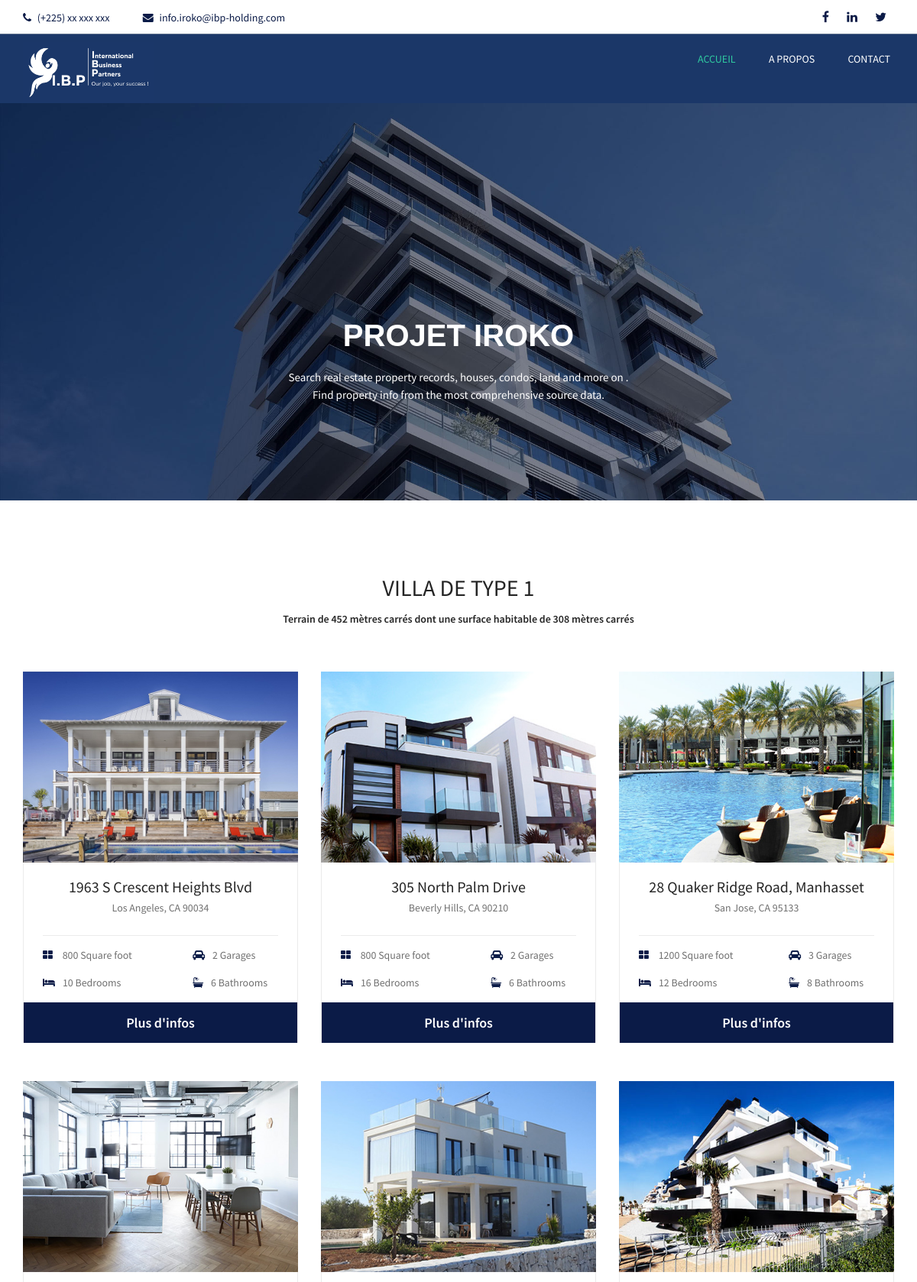
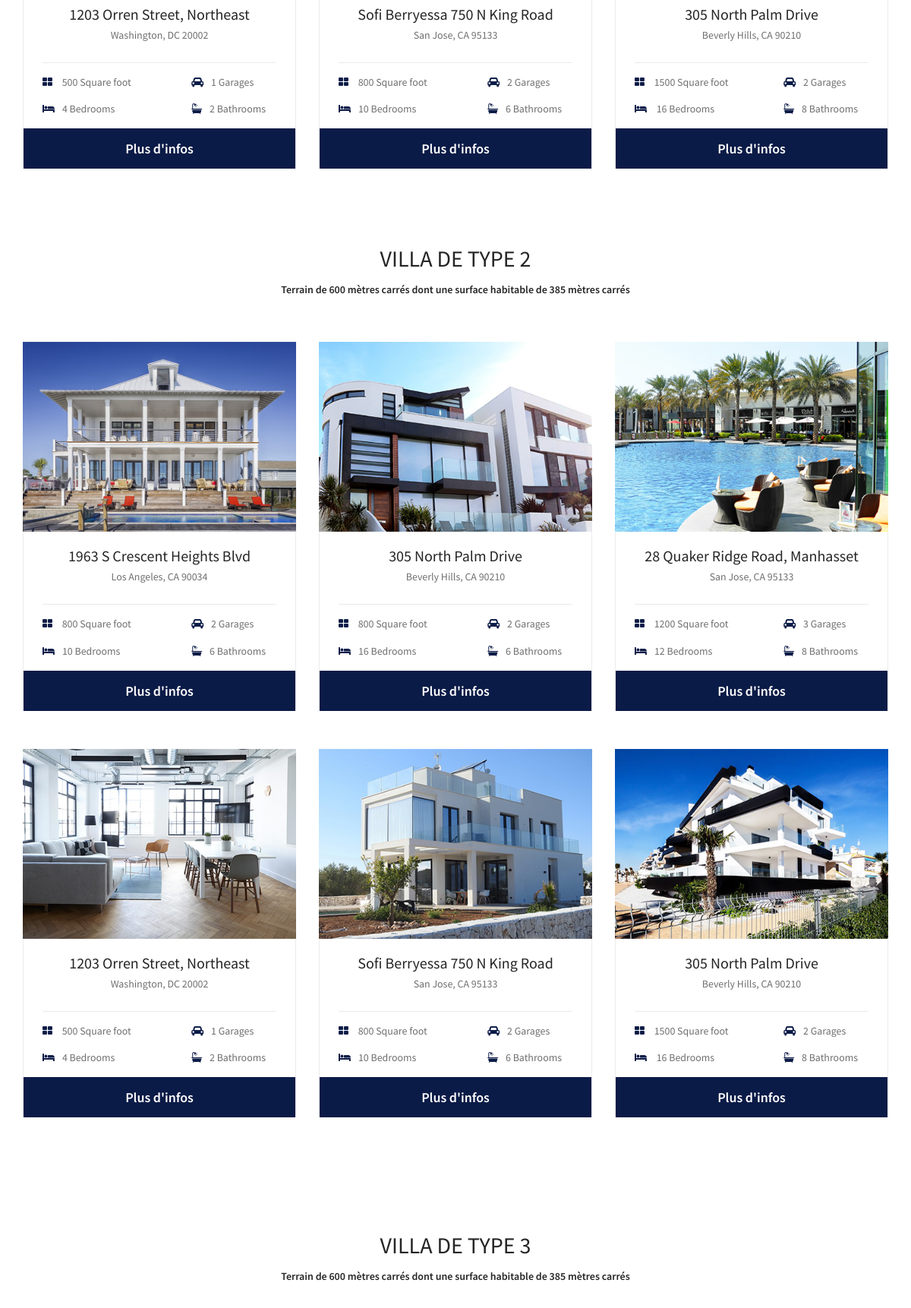
Page /Dashboard/index.php (upper part) on the committed database (2 pictures, top to bottom).
### tables this page shows
CREATE TABLE IF NOT EXISTS `type1` (
  `id` int(11) NOT NULL AUTO_INCREMENT,
  `titre` varchar(255) NOT NULL,
  `sous_titre` varchar(255) NOT NULL,
  `icon1` varchar(255) NOT NULL,
  `icon2` varchar(255) NOT NULL,
  `icon3` varchar(255) NOT NULL,
  `icon4` varchar(255) NOT NULL,
  `contenu` varchar(255) NOT NULL,
  `date_time_publication` datetime NOT NULL,
  `confirme` tinyint(1) NOT NULL DEFAULT '0',
  PRIMARY KEY (`id`)
);

CREATE TABLE IF NOT EXISTS `type2` (
  `id` int(11) NOT NULL AUTO_INCREMENT,
  `titre` varchar(255) NOT NULL,
  `sous_titre` varchar(255) NOT NULL,
  `icon1` varchar(255) NOT NULL,
  `icon2` varchar(255) NOT NULL,
  `icon3` varchar(255) NOT NULL,
  `icon4` varchar(255) NOT NULL,
  `contenu` varchar(255) NOT NULL,
  `date_time_publication` datetime NOT NULL,
  `confirme` tinyint(1) NOT NULL DEFAULT '0',
  PRIMARY KEY (`id`)
);

### Dashboard/index.php (the view, shortened to what this page needs)
<!DOCTYPE html>
<html lang="fr">
<head>
	<link rel="stylesheet" href="css/bootstrap.min.css" />
	<link rel="stylesheet" href="css/font-awesome.min.css" />
	<link rel="stylesheet" href="css/animate.css" />
	<link rel="stylesheet" href="css/owl.carousel.css" />
	<link rel="stylesheet" href="css/style.css" />
	<link rel="stylesheet" href="css/popup.css" />
</head>
<body>
	<header class="header-section">
		<div class="header-top">
			<div class="container">
				<div class="row">
					<div class="col-lg-6 header-top-left">
						<div class="top-info">
							<i class="fa fa-phone"></i>
							(+225) xx xxx xxx
						</div>
						<div class="top-info">
							<i class="fa fa-envelope"></i>
							info.iroko@ibp-holding.com
						</div>
					</div>
					<div class="col-lg-6 text-lg-right header-top-right">
						<div class="top-social">
							<a href=""><i class="fa fa-facebook"></i></a>
							<a href=""><i class="fa fa-linkedin"></i></a>
							<a href=""><i class="fa fa-twitter"></i></a>
						</div>
					</div>
				</div>
			</div>
		</div>
		<div class="container">
			<div class="row">
				<div class="col-12">
					<div class="site-navbar">
						<a target="_blank" href="http://www.ibp.ibp-holding.com/"><img src="img/ibp/logo5.png" class="ibp"></a>
						<ul class="main-menu">
							<li><a href="index.php" class="active">Accueil</a></li>
							<li><a href="about.php">A Propos</a></li>
							<li><a href="contact.php">Contact</a></li>
						</ul>
					</div>
				</div>
			</div>
		</div>
	</header>
	<section class="hero-section set-bg" data-setbg="img/bg.jpg">
		<div class="container hero-text text-white">
			<h2 class="site-logo">PROJET IROKO</h2>
			<p>Search real estate property records, houses, condos, land and more on .<br>Find property info from the most comprehensive source data.</p>
		</div>
	</section>
	<?php
	$bdd = new PDO('mysql:host=127.0.0.1;dbname=projet_iroko', 'root', '');
	$liste = $bdd->query('SELECT * FROM type1 ORDER BY date_time_publication ASC ');
	?>
	<section class="feature-section spad" id="gallery1">
		<div class="container">
			<div class="section-title text-center" id="gallery">
				<h3> Villa de Type 1</h3>
				<h6>Terrain de 452 mètres carrés dont une surface habitable de 308 mètres carrés </h6>
			</div>
			<div class="row">
				<?php
				while ($l = $liste->fetch()) {
				?>
					<div class="col-lg-4 col-md-6">
						<div class="feature-item">
							<div class="feature-pic set-bg" data-setbg="img/feature/<?= $l['id'] ?>.jpg">
							</div>
							<div class="feature-text">
								<div class="text-center feature-title">
									<h5><?= $l['titre'] ?></h5>
									<p> <?= $l['sous_titre'] ?></p>
								</div>
								<div class="room-info-warp">
									<div class="room-info">
										<div class="rf-left">
											<p><i class="fa fa-th-large"></i> <?= $l['icon1'] ?></p>
											<p><i class="fa fa-bed"></i><?= $l['icon2'] ?></p>
										</div>
										<div class="rf-right">
											<p><i class="fa fa-car"></i><?= $l['icon3'] ?></p>
											<p><i class="fa fa-bath"></i><?= $l['icon4'] ?></p>
										</div>
									</div>
								</div>
								<a href="#<?= $l['id'] ?>" class="room-price">Plus d'infos</a>
							</div>
						</div>
					</div>
				<?php
				}
				?>
			</div>
		</div>
	</section>
	<?php
	$bdd = new PDO('mysql:host=127.0.0.1;dbname=projet_iroko', 'root', '');
	$liste = $bdd->query('SELECT * FROM type2 ORDER BY date_time_publication ASC ');
	?>
	<section class="feature-section spad2" id="gallery2">
		<div class="container">
			<div class="section-title text-center">
				<h3> Villa de Type 2</h3>
				<h6>Terrain de 600 mètres carrés dont une surface habitable de 385 mètres carrés </h6>
			</div>
			<div class="row">
				<?php
				while ($l = $liste->fetch()) {
				?>
					<div class="col-lg-4 col-md-6">
						<div class="feature-item">
							<div class="feature-pic set-bg" data-setbg="img/feature/<?= $l['id'] ?>.jpg">
							</div>
							<div class="feature-text">
								<div class="text-center feature-title">
									<h5><?= $l['titre'] ?></h5>
									<p> <?= $l['sous_titre'] ?></p>
								</div>
								<div class="room-info-warp">
									<div class="room-info">
										<div class="rf-left">
											<p><i class="fa fa-th-large"></i> <?= $l['icon1'] ?></p>
											<p><i class="fa fa-bed"></i><?= $l['icon2'] ?></p>
										</div>
										<div class="rf-right">
											<p><i class="fa fa-car"></i><?= $l['icon3'] ?></p>
											<p><i class="fa fa-bath"></i><?= $l['icon4'] ?></p>
										</div>
									</div>
								</div>
								<a href="#gal" class="room-price">Plus d'infos</a>
							</div>
						</div>
					</div>
				<?php
				}
				?>
			</div>
		</div>
	</section>
	<section class="feature-section spad" id="gallery3">
		<div class="container">
			<div class="section-title text-center">
				<h3> Villa de Type 3</h3>
				<h6>Terrain de 600 mètres carrés dont une surface habitable de 385 mètres carrés </h6>
			</div>
		</div>
	</section>
</body>
</html>

### css/style.css (style rules this page uses)
html, body { height: 100%; font-family: 'Source Sans Pro', sans-serif; -webkit-font-smoothing: antialiased; font-synthesis: antialiased; }
h1, h2, h3, h4, h5, h6 { margin: 0; font-weight: 600; color: #252525; }
h2 { font-size: 36px; }
h3 { font-size: 30px; }
h5 { font-size: 20px; }
h6 { font-size: 14px; }
p { font-size: 13.9px; color: #707070; }
img { max-width: 100%; }
ul, ol { padding: 0; margin: 0; }
.section-title { margin-bottom: 60px; }
.section-title h3 { font-weight: 400; margin-bottom: 15px; text-transform: uppercase; }
.set-bg { background-repeat: no-repeat; background-size: cover; background-position: top center; }
.spad { padding-top: 150px; padding-bottom: 100px; }
.text-white h1, .text-white h2, .text-white h3, .text-white h4, .text-white h5, .text-white p, .text-white span, .text-white li, .text-white a { color: #fff; }
.header-section { width: 100%; left: 0; top: 0; z-index: 99; background-color: #1B3768; }
.header-top { padding: 10px 0; border-bottom: 1px solid #667792; margin-bottom: 10px; background-color: #fff; }
.top-info { font-size: 14px; color: #0b1b47; display: inline-block; }
.top-info i { margin-right: 5px; }
.top-info:first-child { margin-right: 40px; }
.top-social { display: inline-block; }
.top-social a { color: #0b1b47; margin: 0 10px; }
.site-logo { display: inline-block; color: #fff; font-size: 40px; font-family: Arial, Helvetica, sans-serif; }
.ibp { width: 15%; }
.main-menu { float: right; list-style: none; }
.main-menu li { display: inline; }
.main-menu li a { display: inline-block; color: #fff; text-transform: uppercase; margin-left: 30px; padding: 12px 5px; font-size: 14px; }
.hero-section { position: relative; height: 65vh; margin-bottom: -54px; }
.hero-text { padding-top: 35vh; text-align: center; }
.hero-text h2 { text-transform: uppercase; margin-bottom: 20px; }
.hero-text p { font-size: 15px; }
.feature-section .container { margin-bottom: -50px; }
.feature-item { margin-bottom: 50px; }
.feature-item .room-price { display: block; font-size: 18px; font-weight: 600; background: #fff; text-align: center; padding: 13px; background: #0b1b47; color: #fff; }
.feature-pic { height: 250px; }
.feature-text { border-left: 1px solid #ebebeb; border-right: 1px solid #ebebeb; }
.feature-title { padding-top: 20px; }
.feature-title h5 { font-weight: 400; margin-bottom: 5px; }
.feature-title p { margin-bottom: 0; }
.room-info-warp { padding: 25px; padding-bottom: 0; }
.room-info { border-top: 1px solid #ebebeb; padding-top: 15px; overflow: hidden; }
.room-info p { margin-bottom: 15px; }
.room-info p i { color: #0b1b47; margin-right: 10px; }
.room-info:last-child .rf-right { padding-right: 14px; }
.room-info .rf-left { float: left; }
.room-info .rf-right { float: right; }
.active { color: #30caa0 !important; }
@media (min-width: 1200px) { .container { max-width: 1170px; } }

### rows in the picture
type1: shows a picture, titre "1963 S Crescent Heights Blvd", sous_titre "Los Angeles, CA 90034", icon1 "800 Square foot", icon2 "10 Bedrooms", icon3 "2 Garages", icon4 "6 Bathrooms"
type1: shows a picture, titre "305 North Palm Drive", sous_titre "Beverly Hills, CA 90210", icon1 "800 Square foot", icon2 "16 Bedrooms", icon3 "2 Garages", icon4 "6 Bathrooms"
type1: shows a picture, titre "28 Quaker Ridge Road, Manhasset", sous_titre "San Jose, CA 95133", icon1 "1200 Square foot", icon2 "12 Bedrooms", icon3 "3 Garages", icon4 "8 Bathrooms"
type1: shows a picture, titre "1203 Orren Street, Northeast", sous_titre "Washington, DC 20002", icon1 "500 Square foot", icon2 "4 Bedrooms", icon3 "1 Garages", icon4 "2 Bathrooms"
type1: shows a picture, titre "Sofi Berryessa 750 N King Road", sous_titre "San Jose, CA 95133", icon1 "800 Square foot", icon2 "10 Bedrooms", icon3 "2 Garages", icon4 "6 Bathrooms"
type1: shows a picture, titre "305 North Palm Drive", sous_titre "Beverly Hills, CA 90210", icon1 "1500 Square foot", icon2 "16 Bedrooms", icon3 "2 Garages", icon4 "8 Bathrooms"
type2: shows a picture, titre "1963 S Crescent Heights Blvd", sous_titre "Los Angeles, CA 90034", icon1 "800 Square foot", icon2 "10 Bedrooms", icon3 "2 Garages", icon4 "6 Bathrooms"
type2: shows a picture, titre "305 North Palm Drive", sous_titre "Beverly Hills, CA 90210", icon1 "800 Square foot", icon2 "16 Bedrooms", icon3 "2 Garages", icon4 "6 Bathrooms"
type2: shows a picture, titre "28 Quaker Ridge Road, Manhasset", sous_titre "San Jose, CA 95133", icon1 "1200 Square foot", icon2 "12 Bedrooms", icon3 "3 Garages", icon4 "8 Bathrooms"
type2: shows a picture, titre "1203 Orren Street, Northeast", sous_titre "Washington, DC 20002", icon1 "500 Square foot", icon2 "4 Bedrooms", icon3 "1 Garages", icon4 "2 Bathrooms"
type2: shows a picture, titre "Sofi Berryessa 750 N King Road", sous_titre "San Jose, CA 95133", icon1 "800 Square foot", icon2 "10 Bedrooms", icon3 "2 Garages", icon4 "6 Bathrooms"
type2: shows a picture, titre "305 North Palm Drive", sous_titre "Beverly Hills, CA 90210", icon1 "1500 Square foot", icon2 "16 Bedrooms", icon3 "2 Garages", icon4 "8 Bathrooms"
